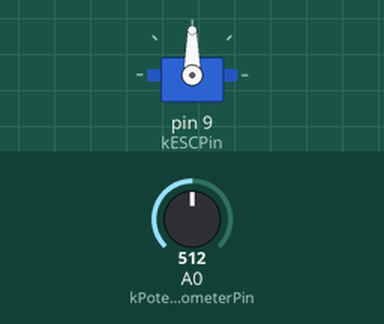
Bench run of a sketch on a simulated Arduino Uno, built with avr-gcc and run on an emulated ATmega328P. Parts: servo. Inputs (shaded band) come from the test bench; at power-on: A0 (kPotentiometerPin) = 512.

Above: at 1.2 s.
1.3 s: A0 (kPotentiometerPin) set to 716
At 2.3 s:
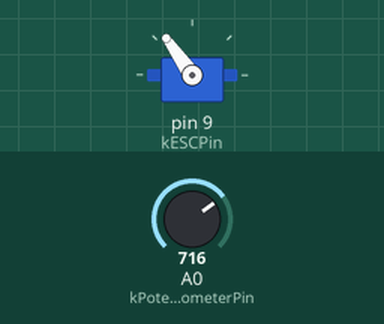
2.8 s: A0 (kPotentiometerPin) set to 900
At 3.4 s:
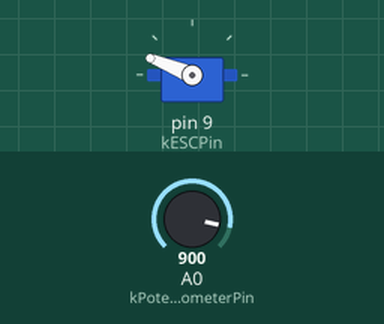
4.3 s: A0 (kPotentiometerPin) set to 1023
At 4.6 s:
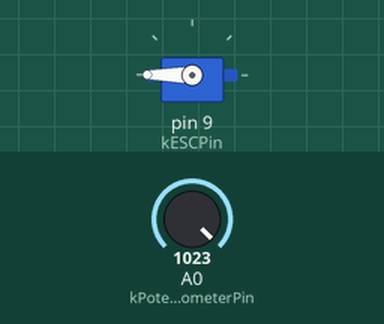
5.8 s: A0 (kPotentiometerPin) set to 306
At 6.9 s:
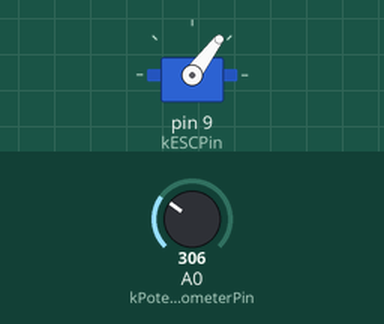
7.3 s: A0 (kPotentiometerPin) set to 122
At 8.1 s:
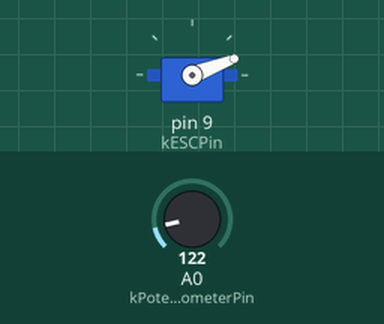
Timing chart, 0 to 9.8 s (numbered marks = the images above; inputs shaded):
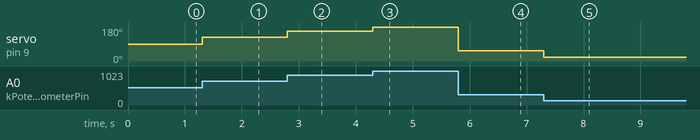

Measured:
- after the input at 1.3 s, servo on pin 9 (kESCPin): 90° → 125° at once
- after the input at 2.8 s, servo on pin 9 (kESCPin): 125° → 158° at once
- after the input at 4.3 s, servo on pin 9 (kESCPin): 158° → 180° at once
- after the input at 5.8 s, servo on pin 9 (kESCPin): 180° → 53° at once
- after the input at 7.3 s, servo on pin 9 (kESCPin): 53° → 21° at once

The sketch:

motor_esc.ino
```cpp
#include <Arduino.h>
#include <Servo.h>

// Set pin numbers:
const int kPotentiometerPin = A0;
const int kESCPin = 9;

Servo ESC; // Create a servo object to control the ESC

void setup() {
  // Put your setup code here, to run once:
  ESC.attach(kESCPin,1000,2000); // (pin, min pulse width, max pulse width in microseconds)
}

void loop() {
  // Put your main code here, to run repeatedly:
   int potValue = analogRead(kPotentiometerPin);   // Reads the value of the potentiometer (value between 0 and 1023)
   potValue = map(potValue, 0, 1023, 0, 180);   // Scale it for use with the servo library (value between 0 and 180, usually degrees for a servo motor -> corresponds to motor speed in this case)
   ESC.write(potValue); // Send the signal to the ESC
}
```
